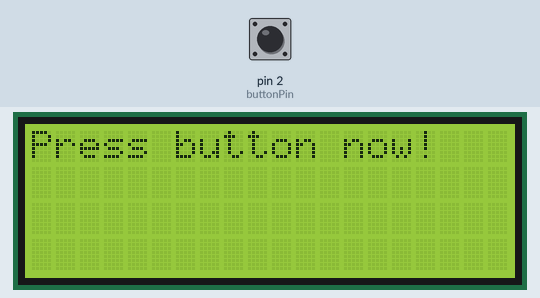
The sketch below on a simulated Arduino Uno, built with avr-gcc and run on an emulated ATmega328P. Shown: 20×4 character LCD. Inputs (shaded band) come from the test bench; at power-on: pin 2 (buttonPin) HIGH.

Above: at 2.1 s.
At 12.1 s:
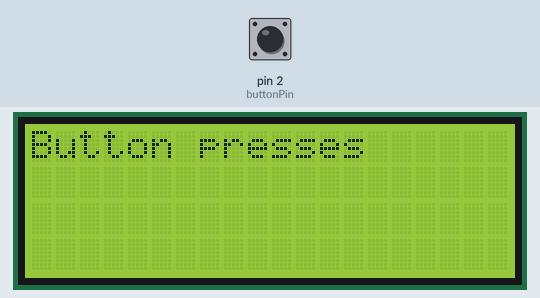

The sketch:

470_lab2_med_device_number_pushes.ino
```cpp
// Measure how fast you can press down on a pushbutton
// Count the number of presses the user completes in 10 seconds

#include "Wire.h"
#include "Adafruit_LiquidCrystal.h"

Adafruit_LiquidCrystal lcd(0);

int duration = 10000;
int pushCount = 0;
int buttonPin = 2; //the pin we choose to connect the pushbutton to
void setup() {
  Serial.begin(9600);
  lcd.begin(20, 4);
  delay(2000);
  lcd.clear();
  pinMode(buttonPin, INPUT); //pushbutton is an input
}

void loop() {
  lcd.print("Press button now!");
  unsigned long time1 = millis();
  bool started = true;
  while (started) {
    unsigned long time2 = millis(); //to know when our 10 seconds are up
    int buttonState = digitalRead(buttonPin); // buttonState will be 0 when button is pressed, 1 when not
    if (buttonState == 0) {
      pushCount += 1;
      delay(100);
    }
    unsigned long elapsedTime = time2 - time1;

    if (elapsedTime >= duration) {
      lcd.clear();
      lcd.print("Button presses");
      delay(700);
      lcd.setCursor(20, 2);
      lcd.print(pushCount);
      pushCount = 0;
      delay(2000);
      lcd.clear();
      started = false;
    }
  }
  //exit(0);
}
```

Measured:
- what the display in image 0 shows lasts 10.0 s, from 2.1 s to 12.1 s
- what the display in image 1 shows lasts 2.7 s, from 12.1 s to 14.8 s
